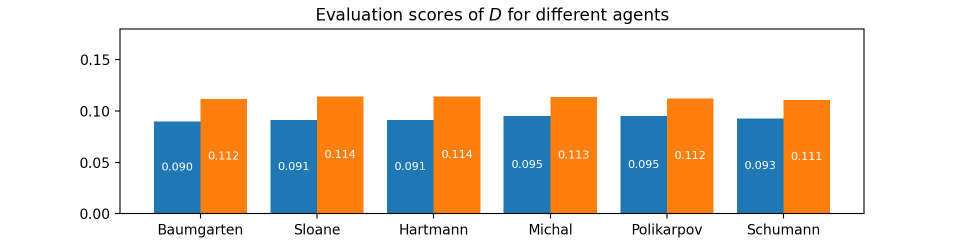
#> input picture misc/bars/backup/bardemo-div.png, 1920 x 480 px (shown at 1/2 size)
$ python transform.py
#> lines starting #> are read from the running program, lines starting #| are printed output that depends on the picture
"""
  @Time : 2022/2/18 20:34
  @Author : Ziqi Wang
  @File : transform.py
"""

from PIL import Image

if __name__ == '__main__':
    img = Image.open('backup/bardemo-div.png')
#> img is the input picture: PIL image 1920x480 RGB; mean R, G, B 224.5, 216.7, 208
    img.save('./bar-div.png', dpi=(400, 400))
    img = Image.open('backup/bardemo-eps_all.png')
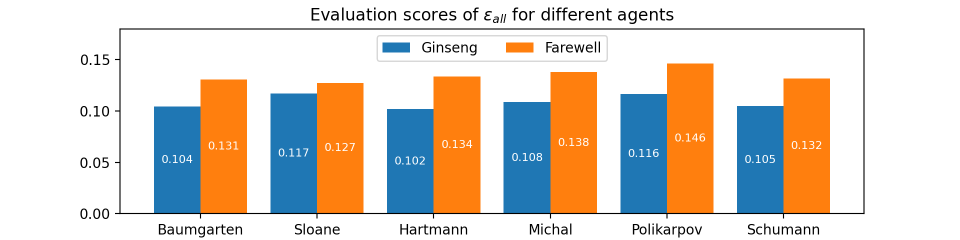
#> input picture misc/bars/backup/bardemo-eps_all.png, 1920 x 480 px (shown at 1/2 size)
#> img is the input picture: PIL image 1920x480 RGB; mean R, G, B 219, 209.6, 199
    img.save('./bar-eps_all.png', dpi=(400, 400))
    img = Image.open('backup/bardemo-fun.png')
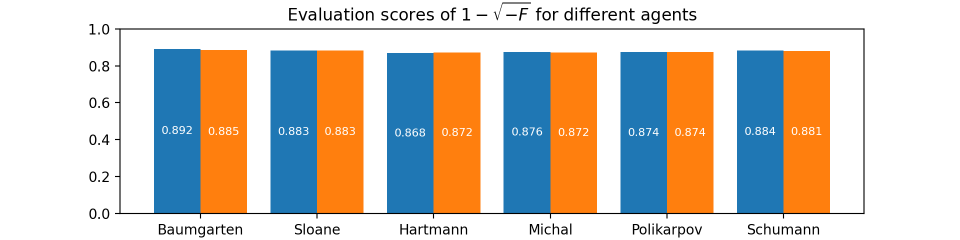
#> input picture misc/bars/backup/bardemo-fun.png, 1920 x 480 px (shown at 1/2 size)
#> img is the input picture: PIL image 1920x480 RGB; mean R, G, B 206, 198.3, 188.2
    img.save('./bar-fun.png', dpi=(400, 400))
